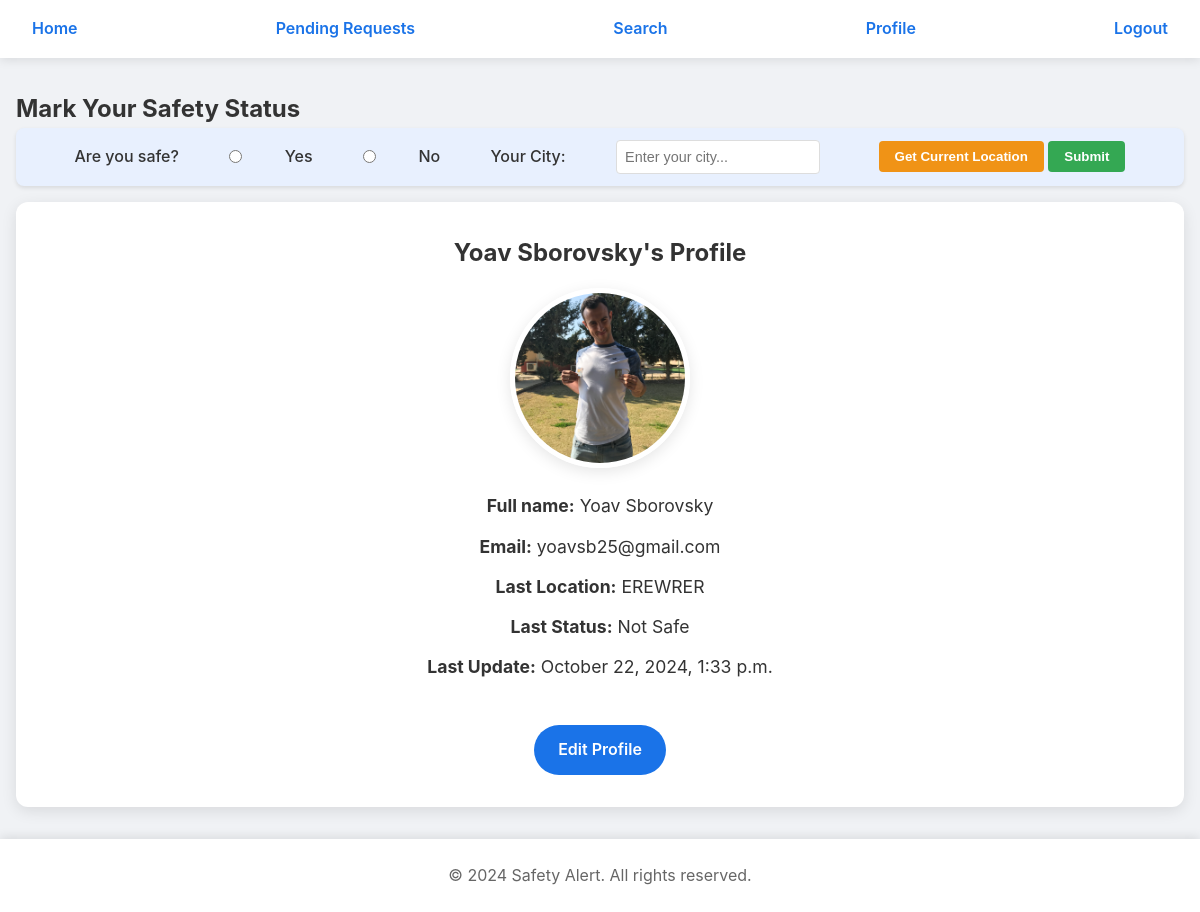
The page /profile/ (signed in) on the database as committed earlier.
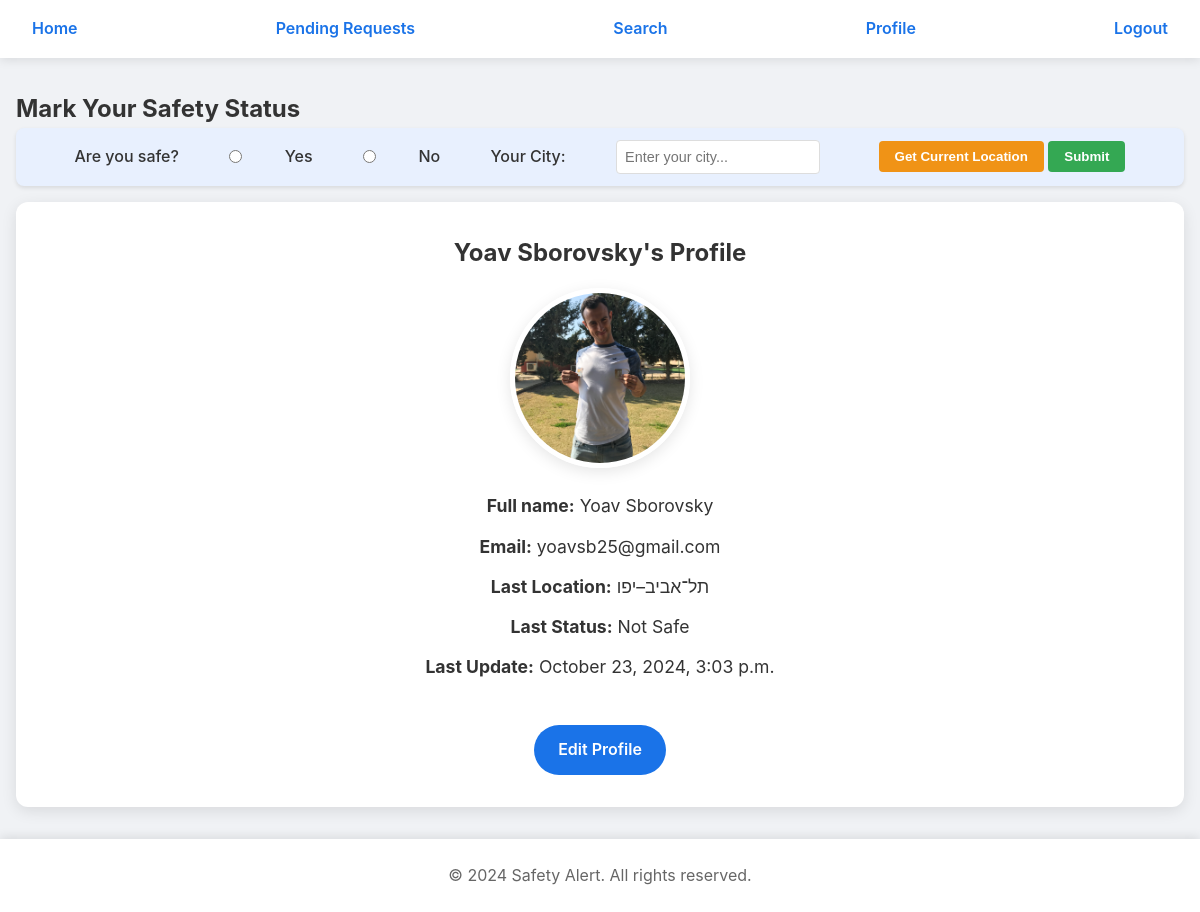
The same page on the database as committed later.
### safety_alert/models.py (models this page shows, shortened)
class SafetyAlert(models.Model):
    user = models.ForeignKey(User, on_delete=models.CASCADE, related_name='safety_alerts')
    status = models.BooleanField(default=False)  # Indicates if the user is safe
    user_location = models.CharField(max_length=255, blank=True, null=True)
    location = models.CharField(max_length=255, blank=True, null=True)  # User's location information
    latitude = models.FloatField(blank=True, null=True, default=0)
    longitude = models.FloatField(blank=True, null=True, default=0)
    city = models.CharField(max_length=100, blank=True, null=True)  # City name
    last_updated = models.DateTimeField(auto_now=True)  # Automatically updates to current time on save

### safety_alert/views.py (the view)
# urls.py: path('profile/', views.profile_view, name='profile'),
@login_required
def profile_view(request):
    latest_alert = SafetyAlert.objects.filter(user=request.user).order_by('-last_updated').first()
    return render(request, 'profile.html', {
        'user': request.user,
        'latest_alert': latest_alert,
        'status': ('Safe' if latest_alert.status == 'true' else 'Not Safe') if latest_alert else None,
        'city': latest_alert.city if latest_alert else None,
    })

### safety_alert/templates/profile.html (shortened to what this page needs)
{% extends 'base.html' %}
{% block content %}
<div class="card profile-card">
    <h2 class="mb-2">{{ user.first_name }} {{ user.last_name }}'s Profile</h2>
    {% if user.profile.profile_image %}
        <img src="{{ user.profile.profile_image.url }}" alt="Profile Image" class="profile-image" />
    {% else %}
        <div class="profile-image" style="background-color: #ccc; display: flex; align-items: center; justify-content: center;">
            <span style="font-size: 3rem; color: #fff;">{{ user.username|first|upper }}</span>
        </div>
    {% endif %}
    <div class="profile-info">
        <p><strong>Full name:</strong> {{ user.first_name }} {{ user.last_name }}</p>
        <p><strong>Email:</strong> {{ user.email }}</p>
        <p><strong>Last Location:</strong> {{ city }}</p>
        <p><strong>Last Status:</strong> {{ status }}</p>
        <p><strong>Last Update:</strong>
            {% if latest_alert %}
                {{ latest_alert.last_updated|date:"F j, Y, g:i a" }}
            {% else %}
                Not marked yet
            {% endif %}
        </p>
    </div>
    <a href="{% url 'edit_profile' %}" class="edit-profile-btn">Edit Profile</a>
</div>
{% endblock %}

Rows that differ between the two databases and show on the page:
no longer on this page (row unchanged): SafetyAlert: city "EREWRER", last_updated "October 22, 2024, 1:33 p.m."
added SafetyAlert: city "תל־אביב–יפו", last_updated "October 23, 2024, 3:03 p.m."
